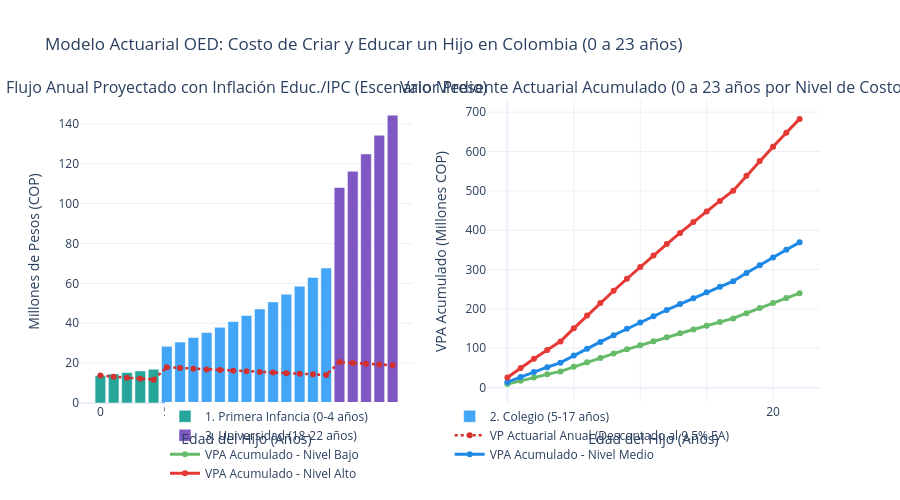

Notebook code for this chart:
### Code cell
# Gráfico Interactivo Plotly: Curva Actuarial de Costos (0 a 23 años) Nominal vs. Valor Presente Actuarial
fig_hijo = make_subplots(
    rows=1,
    cols=2,
    subplot_titles=(
        "Flujo Anual Proyectado con Inflación Educ./IPC (Escenario Medio)",
        "Valor Presente Actuarial Acumulado (0 a 23 años por Nivel de Costo)",
    ),
)

df_medio = df_curva_hijo[df_curva_hijo["Nivel de Gasto"] == "Medio"]
colores_etapa = {
    "1. Primera Infancia (0-4 años)": "#26A69A",
    "2. Colegio (5-17 años)": "#42A5F5",
    "3. Universidad (18-22 años)": "#7E57C2",
}

for etapa, df_et in df_medio.groupby("Etapa Formativa"):
    fig_hijo.add_trace(
        go.Bar(
            x=df_et["Edad (Años)"],
            y=df_et["Flujo Nominal Proyectado con Inflación (COP)"] / 1e6,
            name=etapa,
            marker_color=colores_etapa[etapa],
        ),
        row=1,
        col=1,
    )

fig_hijo.add_trace(
    go.Scatter(
        x=df_medio["Edad (Años)"],
        y=df_medio["Valor Presente Actuarial Anual (COP)"] / 1e6,
        mode="lines+markers",
        name="VP Actuarial Anual (Descontado al 9.5% EA)",
        line=dict(color="#D32F2F", width=2.5, dash="dot"),
    ),
    row=1,
    col=1,
)

colores_nivel = {"Bajo": "#66BB6A", "Medio": "#1E88E5", "Alto": "#E53935"}
for nivel in ["Bajo", "Medio", "Alto"]:
    df_niv = df_curva_hijo[df_curva_hijo["Nivel de Gasto"] == nivel]
    fig_hijo.add_trace(
        go.Scatter(
            x=df_niv["Edad (Años)"],
            y=df_niv["VPA Acumulado (COP)"] / 1e6,
            mode="lines+markers",
            name=f"VPA Acumulado - Nivel {nivel}",
            line=dict(color=colores_nivel[nivel], width=3),
        ),
        row=1,
        col=2,
    )

fig_hijo.update_xaxes(title_text="Edad del Hijo (Años)", row=1, col=1)
fig_hijo.update_xaxes(title_text="Edad del Hijo (Años)", row=1, col=2)
fig_hijo.update_yaxes(title_text="Millones de Pesos (COP)", row=1, col=1)
fig_hijo.update_yaxes(title_text="VPA Acumulado (Millones COP)", row=1, col=2)
fig_hijo.update_layout(
    title="Modelo Actuarial OED: Costo de Criar y Educar un Hijo en Colombia (0 a 23 años)",
    template="plotly_white",
    height=500,
    legend=dict(orientation="h", yanchor="bottom", y=-0.28, xanchor="center", x=0.5),
)
fig_hijo.show()

### Figure 1 — Plotly figure (JSON) as saved in the notebook; plotly's stock layout.template omitted (floating-point values rounded to 4 significant figures)
{"data": [{"marker": {"color": "#26A69A"}, "name": "1. Primera Infancia (0-4 años)", "type": "bar", "x": [0, 1, 2, 3, 4], "xaxis": "x", "y": [13.8, 14.52, 15.27, 16.07, 16.9], "yaxis": "y"}, {"marker": {"color": "#42A5F5"}, "name": "2. Colegio (5-17 años)", "type": "bar", "x": [5, 6, 7, 8, 9, 10, 11, 12, 13, 14, 15, 16, 17], "xaxis": "x", "y": [28.43, 30.56, 32.85, 35.31, 37.96, 40.81, 43.87, 47.16, 50.7, 54.5, 58.59, 62.98, 67.7], "yaxis": "y"}, {"marker": {"color": "#7E57C2"}, "name": "3. Universidad (18-22 años)", "type": "bar", "x": [18, 19, 20, 21, 22], "xaxis": "x", "y": [108.1, 116.2, 124.9, 134.3, 144.3], "yaxis": "y"}, {"line": {"color": "#D32F2F", "dash": "dot", "width": 2.5}, "mode": "lines+markers", "name": "VP Actuarial Anual (Descontado al 9.5% EA)", "type": "scatter", "x": [0, 1, 2, 3, 4, 5, 6, 7, 8, 9, 10, 11, 12, 13, 14, 15, 16, 17, 18, 19, 20, 21, 22], "xaxis": "x", "y": [13.78, 13.22, 12.68, 12.16, 11.67, 17.89, 17.54, 17.2, 16.86, 16.52, 16.2, 15.88, 15.56, 15.26, 14.96, 14.66, 14.37, 14.09, 20.5, 20.1, 19.7, 19.31, 18.93], "yaxis": "y"}, {"line": {"color": "#66BB6A", "width": 3}, "mode": "lines+markers", "name": "VPA Acumulado - Nivel Bajo", "type": "scatter", "x": [0, 1, 2, 3, 4, 5, 6, 7, 8, 9, 10, 11, 12, 13, 14, 15, 16, 17, 18, 19, 20, 21, 22], "xaxis": "x2", "y": [8.957, 17.55, 25.79, 33.7, 41.28, 52.91, 64.32, 75.49, 86.45, 97.19, 107.7, 118.0, 128.2, 138.1, 147.8, 157.3, 166.7, 175.8, 189.1, 202.2, 215.0, 227.6, 239.9], "yaxis": "y2"}, {"line": {"color": "#1E88E5", "width": 3}, "mode": "lines+markers", "name": "VPA Acumulado - Nivel Medio", "type": "scatter", "x": [0, 1, 2, 3, 4, 5, 6, 7, 8, 9, 10, 11, 12, 13, 14, 15, 16, 17, 18, 19, 20, 21, 22], "xaxis": "x2", "y": [13.78, 27.0, 39.68, 51.84, 63.51, 81.41, 98.95, 116.1, 133.0, 149.5, 165.7, 181.6, 197.2, 212.4, 227.4, 242.0, 256.4, 270.5, 291.0, 311.1, 330.8, 350.1, 369.0], "yaxis": "y2"}, {"line": {"color": "#E53935", "width": 3}, "mode": "lines+markers", "name": "VPA Acumulado - Nivel Alto", "type": "scatter", "x": [0, 1, 2, 3, 4, 5, 6, 7, 8, 9, 10, 11, 12, 13, 14, 15, 16, 17, 18, 19, 20, 21, 22], "xaxis": "x2", "y": [25.49, 49.95, 73.4, 95.91, 117.5, 150.6, 183.1, 214.9, 246.0, 276.6, 306.6, 336.0, 364.7, 393.0, 420.6, 447.8, 474.3, 500.4, 538.3, 575.5, 612.0, 647.7, 682.7], "yaxis": "y2"}], "layout": {"annotations": [{"font": {"size": 16}, "showarrow": false, "text": "Flujo Anual Proyectado con Inflación Educ./IPC (Escenario Medio)", "x": 0.225, "xanchor": "center", "xref": "paper", "y": 1, "yanchor": "bottom", "yref": "paper"}, {"font": {"size": 16}, "showarrow": false, "text": "Valor Presente Actuarial Acumulado (0 a 23 años por Nivel de Costo)", "x": 0.775, "xanchor": "center", "xref": "paper", "y": 1, "yanchor": "bottom", "yref": "paper"}], "height": 500, "legend": {"orientation": "h", "x": 0.5, "xanchor": "center", "y": -0.28, "yanchor": "bottom"}, "title": {"text": "Modelo Actuarial OED: Costo de Criar y Educar un Hijo en Colombia (0 a 23 años)"}, "xaxis": {"anchor": "y", "domain": [0, 0.45], "title": {"text": "Edad del Hijo (Años)"}}, "xaxis2": {"anchor": "y2", "domain": [0.55, 1], "title": {"text": "Edad del Hijo (Años)"}}, "yaxis": {"anchor": "x", "domain": [0, 1], "title": {"text": "Millones de Pesos (COP)"}}, "yaxis2": {"anchor": "x2", "domain": [0, 1], "title": {"text": "VPA Acumulado (Millones COP)"}}}}
